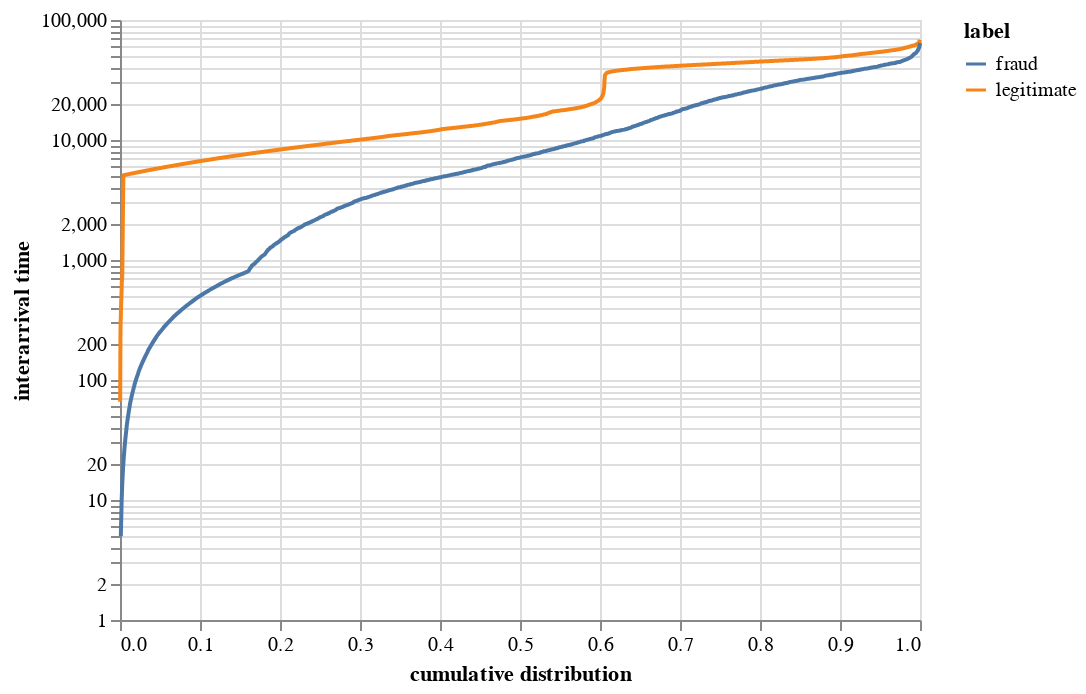

The notebook cell saved with this chart:
### Code cell
alt.Chart(qdf.sample(5000)).mark_line().encode(
    alt.Y("interarrival", axis=alt.Axis(title='interarrival time'), scale=alt.Scale(type='log')), 
    alt.X("irank", axis=alt.Axis(title='cumulative distribution'), scale=alt.Scale(type='linear')), 
    color="label"
)

### Figure 1 — Vega-Lite specification as saved in the notebook (floating-point values rounded to 4 significant figures; data arrays with more than 128 entries replaced by an {"elided": "..."} marker saying what was removed)
{"config": {"view": {"continuousWidth": 400, "continuousHeight": 300}}, "data": {"name": "data-aca192e4b516ab9908e83bb237975ea7"}, "mark": "line", "encoding": {"color": {"type": "nominal", "field": "label"}, "x": {"type": "quantitative", "axis": {"title": "cumulative distribution"}, "field": "irank", "scale": {"type": "linear"}}, "y": {"type": "quantitative", "axis": {"title": "interarrival time"}, "field": "interarrival", "scale": {"type": "log"}}}, "$schema": "https://vega.github.io/schema/vega-lite/v4.8.1.json", "datasets": {"data-aca192e4b516ab9908e83bb237975ea7": {"elided": "5000 records"}}}
